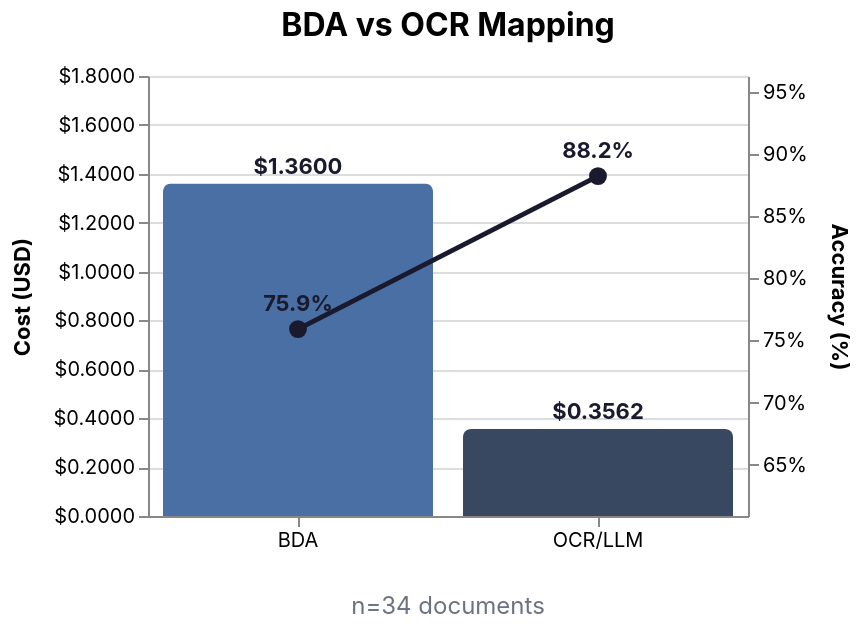

Describe this chart as a Vega-Lite specification.
### Vega-Lite specification from a JSON file in a GitHub repository (floating-point values rounded to 4 significant figures)
{"$schema": "https://vega.github.io/schema/vega-lite/v5.json", "vconcat": [{"$schema": "https://vega.github.io/schema/vega-lite/v5.json", "title": {"text": "BDA vs OCR Mapping", "fontSize": 16, "offset": 12}, "width": 300, "height": 220, "resolve": {"scale": {"y": "independent"}}, "layer": [{"data": {"values": [{"method": "BDA", "cost": 1.36}, {"method": "OCR/LLM", "cost": 0.3562}]}, "layer": [{"mark": {"type": "bar", "cornerRadiusTopLeft": 4, "cornerRadiusTopRight": 4}, "encoding": {"x": {"field": "method", "type": "nominal", "axis": {"labelAngle": 0, "title": null}, "sort": null}, "y": {"field": "cost", "type": "quantitative", "axis": {"title": "Cost (USD)", "format": "$.4f", "titlePadding": 10}, "scale": {"zero": true, "domainMax": 1.632}}, "color": {"field": "method", "type": "nominal", "scale": {"range": ["#4a6fa5", "#384860"]}, "legend": null}, "tooltip": [{"field": "method", "type": "nominal", "title": "Primary Method"}, {"field": "cost", "type": "quantitative", "title": "Cost", "format": "$.4f"}]}}, {"mark": {"type": "text", "dy": -8, "fontWeight": "bold"}, "encoding": {"x": {"field": "method", "type": "nominal", "sort": null}, "y": {"field": "cost", "type": "quantitative"}, "text": {"field": "cost", "type": "quantitative", "format": "$.4f"}, "color": {"value": "#1a1a2e"}}}]}, {"data": {"values": [{"method": "BDA", "accuracy": 75.9}, {"method": "OCR/LLM", "accuracy": 88.2}]}, "layer": [{"mark": {"type": "line", "point": {"filled": true, "size": 80, "color": "#1a1a2e"}, "strokeWidth": 2.5, "color": "#1a1a2e"}, "encoding": {"x": {"field": "method", "type": "nominal", "sort": null}, "y": {"field": "accuracy", "type": "quantitative", "axis": {"title": "Accuracy (%)", "orient": "right", "labelExpr": "datum.value + '%'", "titlePadding": 10}, "scale": {"domain": [60.88, 96.25]}}, "tooltip": [{"field": "method", "type": "nominal", "title": "Primary Method"}, {"field": "accuracy", "type": "quantitative", "title": "Accuracy", "format": ".1f"}]}}, {"transform": [{"calculate": "datum.accuracy + '%'", "as": "acc_label"}], "mark": {"type": "text", "dy": -12, "fontSize": 11, "fontWeight": "bold", "color": "#1a1a2e"}, "encoding": {"x": {"field": "method", "type": "nominal", "sort": null}, "y": {"field": "accuracy", "type": "quantitative", "scale": {"domain": [60.88, 96.25]}}, "text": {"field": "acc_label", "type": "nominal"}}}]}], "config": {"background": "#ffffff", "font": "Inter, system-ui, sans-serif", "view": {"stroke": null}, "axis": {"grid": false, "domainColor": "#e5e7eb", "tickColor": "#e5e7eb"}}}, {"$schema": "https://vega.github.io/schema/vega-lite/v5.json", "width": 300, "height": 16, "data": {"values": [{"x": 0}]}, "mark": {"type": "text", "fontSize": 12, "color": "#6b7280"}, "encoding": {"text": {"value": "n=34 documents"}}, "config": {"background": "#ffffff", "view": {"stroke": null}}}], "config": {"background": "#ffffff", "font": "Inter, system-ui, sans-serif", "view": {"stroke": null}}}
